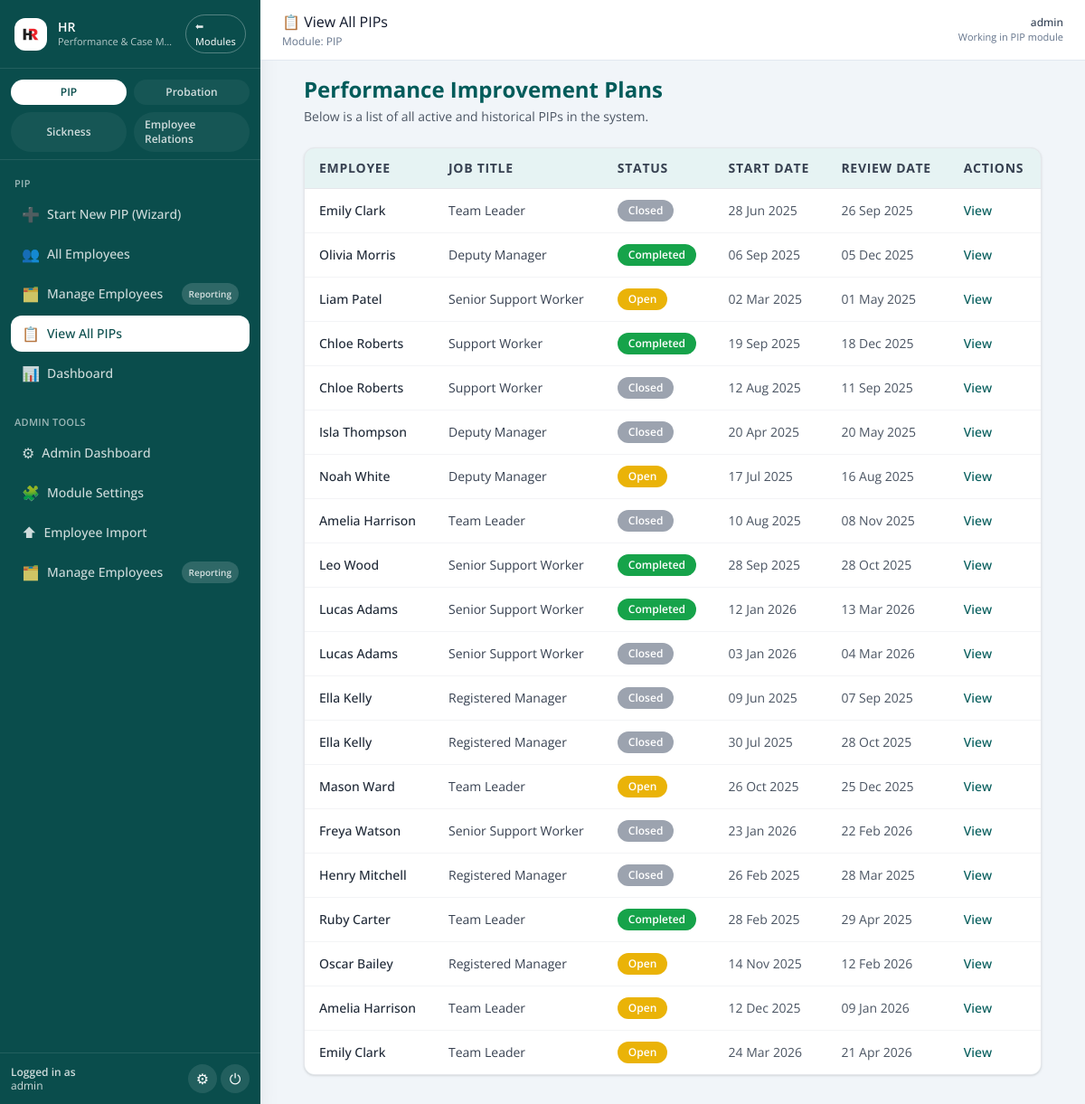
/pip/list (signed in), run on an earlier commit of the app's database.
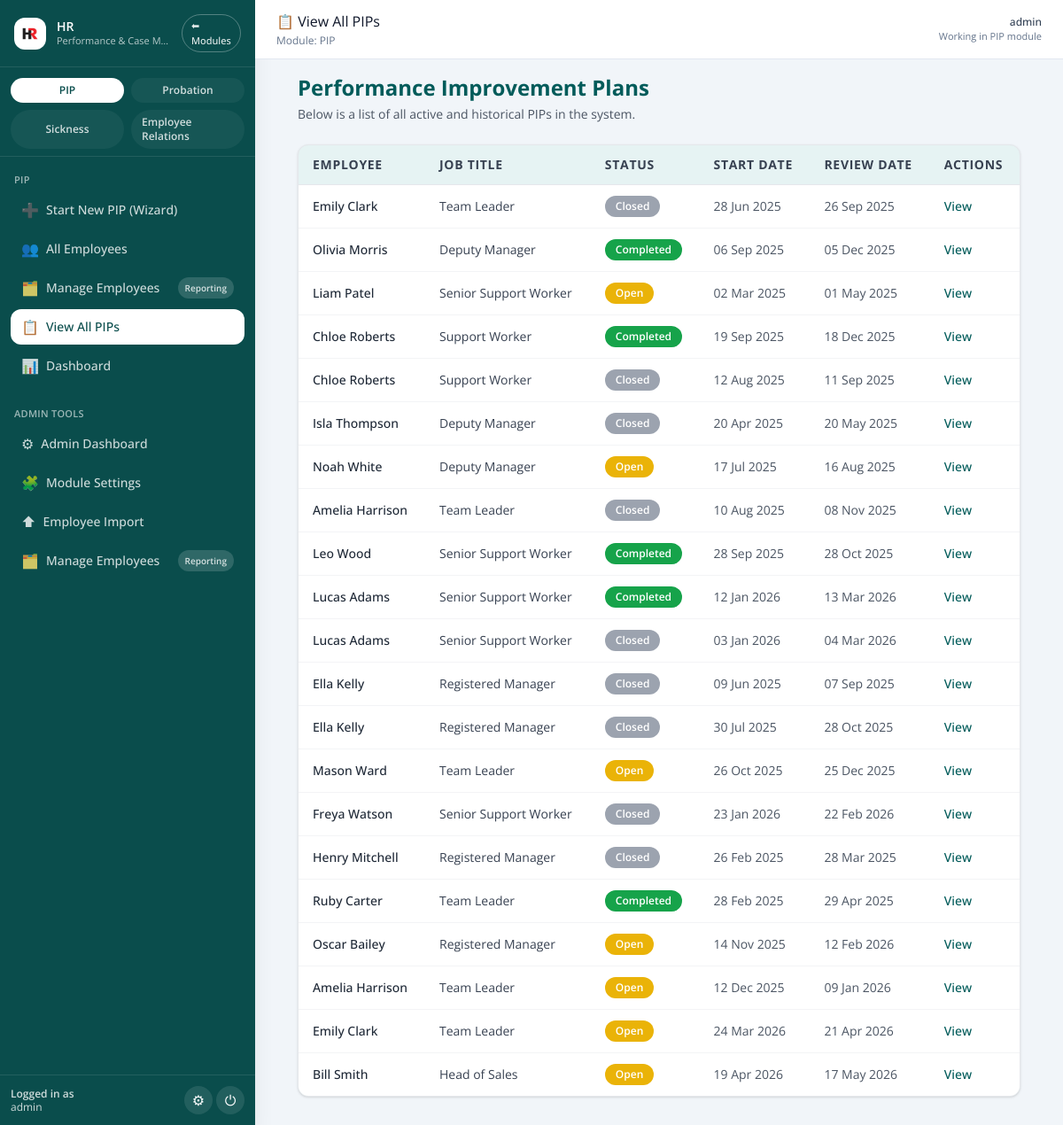
And on a later commit of the database.
### pip_app/models.py (models this page shows, shortened)
class PIPRecord(db.Model):
    __tablename__ = "pip_record"
    id = db.Column(db.Integer, primary_key=True)
    employee_id = db.Column(db.Integer, db.ForeignKey("employee.id"), nullable=False)
    assigned_to = db.Column(
        db.Integer, db.ForeignKey("user.id"), nullable=True
    )
    concerns = db.Column(db.Text, nullable=False)
    start_date = db.Column(db.Date, nullable=False)
    review_date = db.Column(db.Date, nullable=False)
    meeting_notes = db.Column(db.Text)
    status = db.Column(db.String(20), default="Open")
    created_by = db.Column(db.String(100))
    created_at = db.Column(db.DateTime, default=datetime.utcnow)
    last_updated = db.Column(
        db.DateTime, default=datetime.utcnow, onupdate=datetime.utcnow
    )
    ai_advice = db.Column(db.Text)
    ai_advice_generated_at = db.Column(db.DateTime)
    capability_meeting_date = db.Column(db.DateTime, nullable=True)
    capability_meeting_time = db.Column(db.String, nullable=True)
    capability_meeting_venue = db.Column(db.String, nullable=True)
    concern_category = db.Column(db.String(100))
    severity = db.Column(db.String(50))
    frequency = db.Column(db.String(50))
    tags = db.Column(db.Text)
    ai_summary = db.Column(db.Text, nullable=True)
    ai_action_suggestions = db.Column(JSON, nullable=True)
    ai_next_up = db.Column(JSON, nullable=True)
    ai_actions_accepted = db.Column(JSON, nullable=True)
    outcome_status = db.Column(db.String(50), nullable=True)
    outcome_notes = db.Column(db.Text, nullable=True)
    employee = db.relationship("Employee", back_populates="pips")
    assignee = db.relationship("User", backref="assigned_pips")
    action_items = db.relationship(
        "PIPActionItem",
        back_populates="pip_record",
        cascade="all, delete-orphan",
        lazy=True,
    )
    timeline_events = db.relationship(
        "TimelineEvent",
        back_populates="pip_record",
        cascade="all, delete-orphan",
        lazy=True,
    )

class Employee(db.Model):
    id = db.Column(db.Integer, primary_key=True)
    organisation_id = db.Column(
        db.Integer,
        db.ForeignKey("organisations.id"),
        nullable=True,
        index=True,
    )
    first_name = db.Column(db.String(100))
    last_name = db.Column(db.String(100))
    job_title = db.Column(db.String(100))
    line_manager = db.Column(db.String(100))
    service = db.Column(db.String(100))
    start_date = db.Column(db.Date)
    team_id = db.Column(db.Integer)
    email = db.Column(db.String(120), nullable=True)
    employment_status = db.Column(db.String(20), nullable=False, default="Active")
    is_leaver = db.Column(db.Boolean, nullable=False, default=False)
    leaving_date = db.Column(db.Date, nullable=True)
    leaving_reason_category = db.Column(db.String(100), nullable=True)
    leaving_reason_detail = db.Column(db.Text, nullable=True)
    leaving_notes = db.Column(db.Text, nullable=True)
    marked_as_leaver_at = db.Column(db.DateTime, nullable=True)
    marked_as_leaver_by = db.Column(db.String(120), nullable=True)
    reactivated_at = db.Column(db.DateTime, nullable=True)
    reactivated_by = db.Column(db.String(120), nullable=True)
    organisation = db.relationship(
        "Organisation",
        backref=db.backref("employees", lazy=True),
    )
    pips = db.relationship("PIPRecord", back_populates="employee", lazy=True)

### old files/app - 050226.py (the view)
@app.route('/pip/list')
@login_required
def pip_list():
    pips = PIPRecord.query.join(Employee).all()
    return render_template('pip_list.html', pips=pips)

### old files/app - 050226.py (called while the page is built)
@login_manager.user_loader
def load_user(user_id):
    return db.session.get(User, int(user_id))

@app.context_processor
def inject_module():
    return dict(active_module=session.get('active_module'))

@app.context_processor
def inject_csrf_token():
    return dict(csrf_token=generate_csrf)

@app.before_request
def set_active_module():
    path = (request.path or "").lower()
    if path.startswith('/pip/') or path.startswith('/employee/') or path in (
        '/dashboard', '/pip_list', '/employee/list', '/employee/add', '/pip/select-employee'
    ):
        session['active_module'] = 'PIP'
    elif path.startswith('/probation/'):
        session['active_module'] = 'Probation'
    elif path == '/':
        session.pop('active_module', None)

### pip_app/models.py (called while the page is built)
    def is_superuser(self):
        return self.admin_level == 2

### templates/pip_list.html (shortened to what this page needs)
{% extends 'base.html' %}
{% block page_title %}📋 View All PIPs{% endblock %}
{% block content %}
<div class="max-w-6xl mx-auto px-4 sm:px-6">
  <div class="mb-6">
    <h2 class="text-xl sm:text-2xl font-bold text-ellipse-teal mb-1">Performance Improvement Plans</h2>
    <p class="text-sm text-gray-600">Below is a list of all active and historical PIPs in the system.</p>
  </div>
  {% if pips %}
    <div class="overflow-x-auto bg-[#e6f3f3] border border-gray-200 shadow rounded-xl">
      <table class="min-w-full divide-y divide-gray-200 text-xs sm:text-sm text-left">
        <thead class="bg-ellipse-light text-gray-700 font-medium uppercase tracking-wider">
          <tr>
            <th class="px-2 sm:px-4 py-3 whitespace-nowrap">Employee</th>
            <th class="px-2 sm:px-4 py-3 whitespace-nowrap">Job Title</th>
            <th class="px-2 sm:px-4 py-3 whitespace-nowrap">Status</th>
            <th class="px-2 sm:px-4 py-3 whitespace-nowrap">Start Date</th>
            <th class="px-2 sm:px-4 py-3 whitespace-nowrap">Review Date</th>
            <th class="px-2 sm:px-4 py-3 whitespace-nowrap">Actions</th>
          </tr>
        </thead>
        <tbody class="divide-y divide-gray-100 bg-white">
          {% for pip in pips %}
            <tr class="hover:bg-ellipse-light/40 transition">
              <td class="px-2 sm:px-4 py-3 font-medium text-gray-800 whitespace-nowrap">
                {{ pip.employee.first_name }} {{ pip.employee.last_name }}
              </td>
              <td class="px-2 sm:px-4 py-3 text-gray-700 whitespace-nowrap">
                {{ pip.employee.job_title }}
              </td>
              <td class="px-2 sm:px-4 py-3 whitespace-nowrap">
                {% if pip.status == 'Open' %}
                  <span class="inline-block px-3 py-1 text-xs font-semibold text-white bg-yellow-500 rounded-full">Open</span>
                {% elif pip.status == 'Completed' %}
                  <span class="inline-block px-3 py-1 text-xs font-semibold text-white bg-green-600 rounded-full">Completed</span>
                {% elif pip.status == 'Overdue' %}
                  <span class="inline-block px-3 py-1 text-xs font-semibold text-white bg-red-600 rounded-full">Overdue</span>
                {% else %}
                  <span class="inline-block px-3 py-1 text-xs font-semibold text-white bg-gray-400 rounded-full">{{ pip.status }}</span>
                {% endif %}
              </td>
              <td class="px-2 sm:px-4 py-3 text-gray-600 whitespace-nowrap">
                {{ pip.start_date.strftime('%d %b %Y') }}
              </td>
              <td class="px-2 sm:px-4 py-3 text-gray-600 whitespace-nowrap">
                {{ pip.review_date.strftime('%d %b %Y') }}
              </td>
              <td class="px-2 sm:px-4 py-3 whitespace-nowrap">
                <a href="{{ url_for('pip_detail', id=pip.id) }}"
                   class="text-xs sm:text-sm font-medium text-ellipse-teal hover:underline"
                   aria-label="View PIP for {{ pip.employee.first_name }} {{ pip.employee.last_name }}">
                  View
                </a>
              </td>
            </tr>
          {% endfor %}
        </tbody>
      </table>
    </div>
  {% else %}
    <div class="bg-[#e6f3f3] p-6 rounded-xl shadow border border-gray-200 text-center">
      <p class="text-gray-600">No PIPs found.</p>
    </div>
  {% endif %}
</div>
{% endblock %}

What changed in the data, as far as the page shows it:
added PIPRecord: employee.first_name "Bill", employee.last_name "Smith", employee.job_title "Head of Sales", status "Open", start_date "19 Apr 2026", review_date "17 May 2026"
